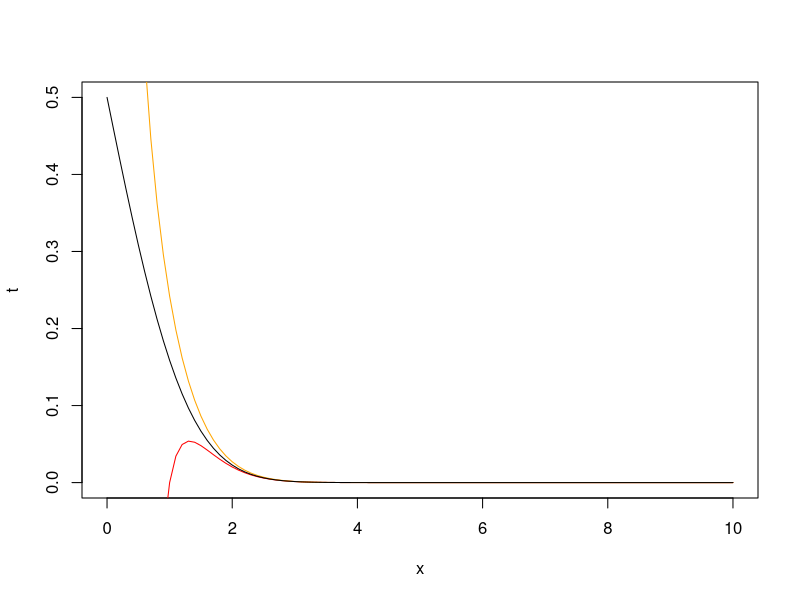
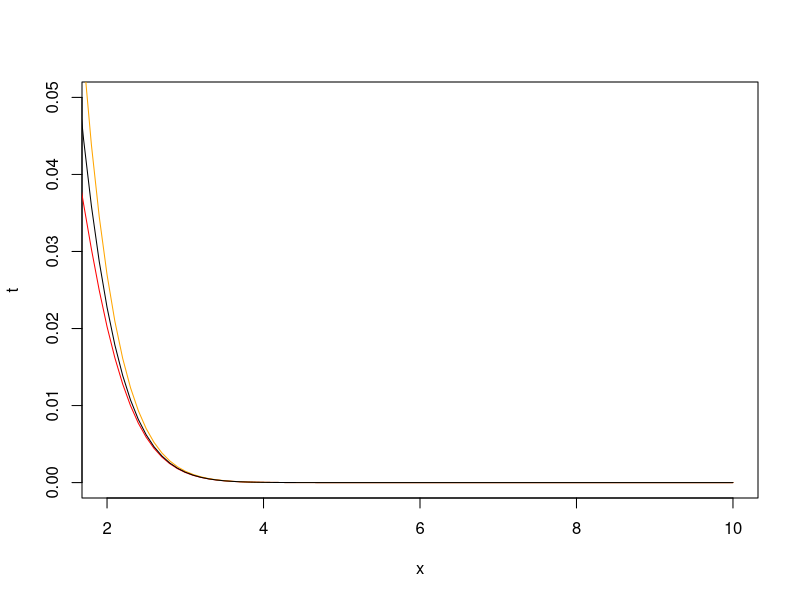

Source code (R) for these figures, in order:
left_func<-function(t){dnorm(t)/t*(1-1/(t^2))}
middle_func<-function(t){1-pnorm(t)}
right_func<-function(t){dnorm(t)/t}


plot(t,type="n", xlim = c(0,10), ylim=c(0,0.5))
curve(left_func,from = 0, to=10, add = T, col="red")
curve(right_func,from = 0, to=10, add = T, col="orange")
curve(middle_func,from = 0, to=10, add = T)

plot(t,type="n", xlim = c(2,10), ylim=c(0,0.05))
curve(left_func,from = 0, to=10, add = T, col="red")
curve(right_func,from = 0, to=10, add = T, col="orange")
curve(middle_func,from = 0, to=10, add = T)


middle_func(2:10)-left_func(2:10)
right_func(2:10)-middle_func(2:10)
